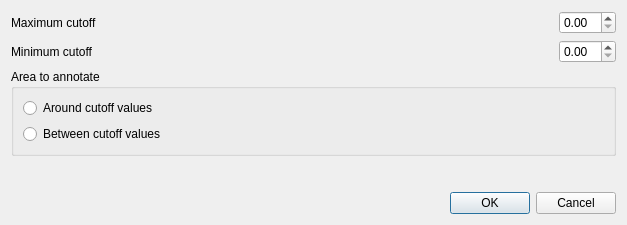
<?xml version="1.0" encoding="UTF-8"?>
<ui version="4.0">
 <class>SaveGraphCutoffsDialog</class>
 <widget class="QDialog" name="SaveGraphCutoffsDialog">
  <property name="geometry">
   <rect>
    <x>0</x>
    <y>0</y>
    <width>627</width>
    <height>225</height>
   </rect>
  </property>
  <property name="windowTitle">
   <string>Save Graph Cutoffs as Annotations</string>
  </property>
  <layout class="QGridLayout" name="gridLayout">
   <property name="sizeConstraint">
    <enum>QLayout::SetMinAndMaxSize</enum>
   </property>
   <item row="1" column="1" colspan="2">
    <spacer name="horizontalSpacer_3">
     <property name="orientation">
      <enum>Qt::Horizontal</enum>
     </property>
     <property name="sizeHint" stdset="0">
      <size>
       <width>247</width>
       <height>20</height>
      </size>
     </property>
    </spacer>
   </item>
   <item row="1" column="3">
    <widget class="QDoubleSpinBox" name="minCutoffBox">
     <property name="sizePolicy">
      <sizepolicy hsizetype="Fixed" vsizetype="Fixed">
       <horstretch>0</horstretch>
       <verstretch>0</verstretch>
      </sizepolicy>
     </property>
    </widget>
   </item>
   <item row="2" column="0" colspan="4">
    <widget class="QGroupBox" name="groupBox">
     <property name="sizePolicy">
      <sizepolicy hsizetype="Preferred" vsizetype="Fixed">
       <horstretch>0</horstretch>
       <verstretch>0</verstretch>
      </sizepolicy>
     </property>
     <property name="title">
      <string>Area to annotate</string>
     </property>
     <layout class="QVBoxLayout" name="verticalLayout">
      <item>
       <widget class="QRadioButton" name="outsideRadioButton">
        <property name="sizePolicy">
         <sizepolicy hsizetype="Expanding" vsizetype="Maximum">
          <horstretch>0</horstretch>
          <verstretch>0</verstretch>
         </sizepolicy>
        </property>
        <property name="text">
         <string>Around cutoff values</string>
        </property>
       </widget>
      </item>
      <item>
       <widget class="QRadioButton" name="betweenRadioButton">
        <property name="sizePolicy">
         <sizepolicy hsizetype="Expanding" vsizetype="Minimum">
          <horstretch>0</horstretch>
          <verstretch>0</verstretch>
         </sizepolicy>
        </property>
        <property name="text">
         <string>Between cutoff values</string>
        </property>
       </widget>
      </item>
     </layout>
    </widget>
   </item>
   <item row="3" column="0" colspan="4">
    <widget class="QWidget" name="annotationsWidget" native="true">
     <property name="sizePolicy">
      <sizepolicy hsizetype="Expanding" vsizetype="Expanding">
       <horstretch>0</horstretch>
       <verstretch>0</verstretch>
      </sizepolicy>
     </property>
    </widget>
   </item>
   <item row="0" column="3">
    <widget class="QDoubleSpinBox" name="maxCutoffBox">
     <property name="sizePolicy">
      <sizepolicy hsizetype="Fixed" vsizetype="Fixed">
       <horstretch>0</horstretch>
       <verstretch>0</verstretch>
      </sizepolicy>
     </property>
    </widget>
   </item>
   <item row="0" column="1" colspan="2">
    <spacer name="horizontalSpacer_2">
     <property name="sizePolicy">
      <sizepolicy hsizetype="Expanding" vsizetype="Minimum">
       <horstretch>0</horstretch>
       <verstretch>0</verstretch>
      </sizepolicy>
     </property>
     <property name="orientation">
      <enum>Qt::Horizontal</enum>
     </property>
     <property name="sizeType">
      <enum>QSizePolicy::Expanding</enum>
     </property>
     <property name="sizeHint" stdset="0">
      <size>
       <width>247</width>
       <height>20</height>
      </size>
     </property>
    </spacer>
   </item>
   <item row="0" column="0">
    <widget class="QLabel" name="label_2">
     <property name="sizePolicy">
      <sizepolicy hsizetype="Fixed" vsizetype="Preferred">
       <horstretch>0</horstretch>
       <verstretch>0</verstretch>
      </sizepolicy>
     </property>
     <property name="minimumSize">
      <size>
       <width>0</width>
       <height>0</height>
      </size>
     </property>
     <property name="text">
      <string>Maximum cutoff</string>
     </property>
    </widget>
   </item>
   <item row="1" column="0">
    <widget class="QLabel" name="label_3">
     <property name="minimumSize">
      <size>
       <width>0</width>
       <height>0</height>
      </size>
     </property>
     <property name="text">
      <string>Minimum cutoff</string>
     </property>
    </widget>
   </item>
   <item row="4" column="0" colspan="4">
    <widget class="QDialogButtonBox" name="buttonBox">
     <property name="standardButtons">
      <set>QDialogButtonBox::Cancel|QDialogButtonBox::Ok</set>
     </property>
    </widget>
   </item>
  </layout>
 </widget>
 <tabstops>
  <tabstop>maxCutoffBox</tabstop>
  <tabstop>minCutoffBox</tabstop>
  <tabstop>outsideRadioButton</tabstop>
  <tabstop>betweenRadioButton</tabstop>
 </tabstops>
 <resources/>
 <connections>
  <connection>
   <sender>buttonBox</sender>
   <signal>accepted()</signal>
   <receiver>SaveGraphCutoffsDialog</receiver>
   <slot>accept()</slot>
   <hints>
    <hint type="sourcelabel">
     <x>218</x>
     <y>202</y>
    </hint>
    <hint type="destinationlabel">
     <x>218</x>
     <y>111</y>
    </hint>
   </hints>
  </connection>
  <connection>
   <sender>buttonBox</sender>
   <signal>rejected()</signal>
   <receiver>SaveGraphCutoffsDialog</receiver>
   <slot>reject()</slot>
   <hints>
    <hint type="sourcelabel">
     <x>218</x>
     <y>202</y>
    </hint>
    <hint type="destinationlabel">
     <x>218</x>
     <y>111</y>
    </hint>
   </hints>
  </connection>
 </connections>
</ui>
